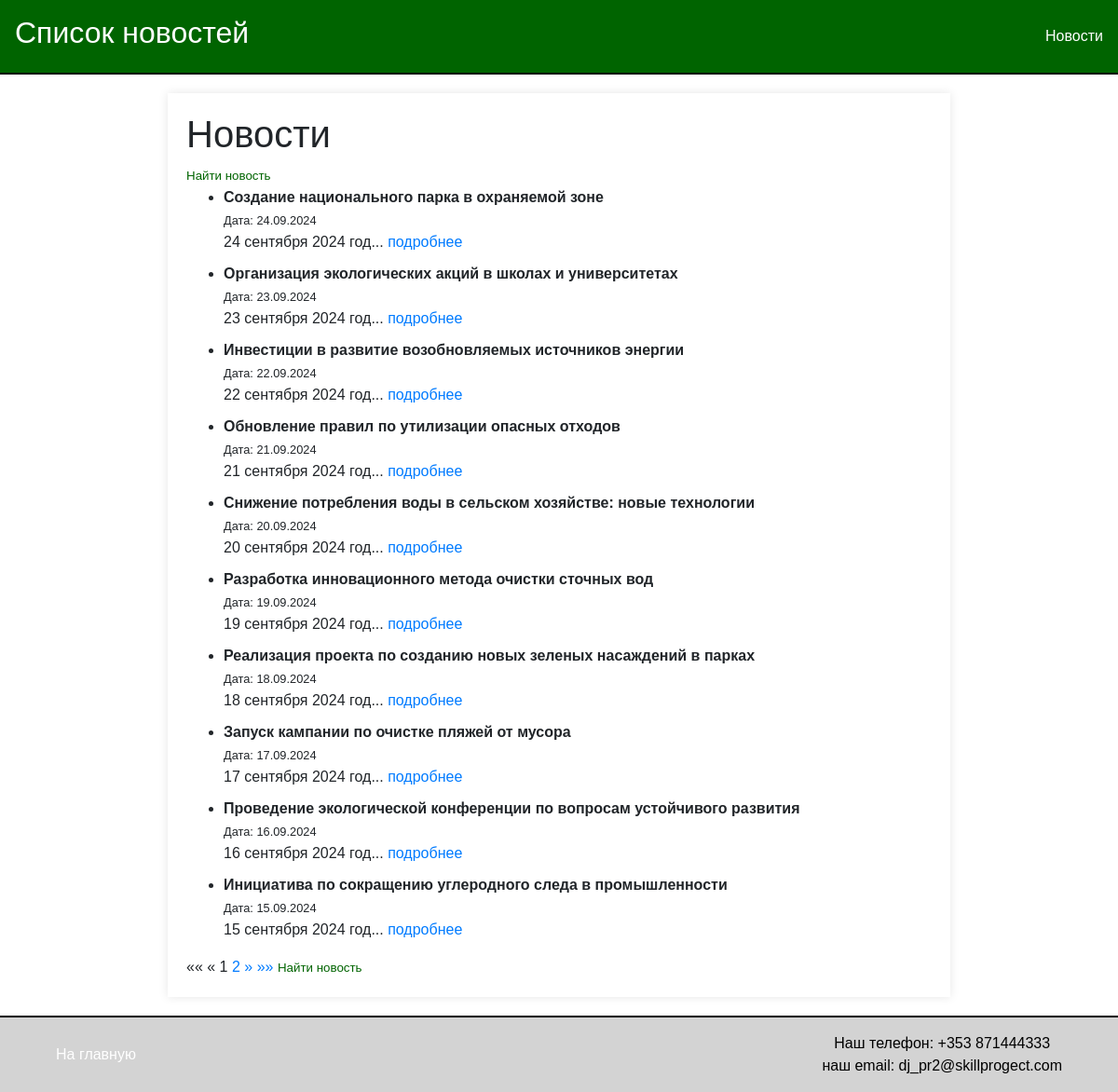
Page /news/ on the committed database.
### news/models.py (models this page shows)
class Article(models.Model):
    title = models.CharField(max_length=200)
    content = models.TextField()
    publication_date = models.DateField()
    author = models.CharField(max_length=100)
    type = models.BooleanField()  # Новое поле с типом Boolean которое показывает что это статья type=False

### news/views.py (the view)
# urls.py: path('news/', views.article_list, name='article_list'),
def article_list(request):
    articles = Article.objects.all().order_by('-publication_date')
    paginator = Paginator(articles, 10)
    page_number = request.GET.get('page')
    try:
        page_obj = paginator.get_page(page_number)
    except PageNotAnInteger:
        page_obj = paginator.get_page(1)
    except EmptyPage:
        page_obj = paginator.get_page(paginator.num_pages)
    return render(request, 'news/article_list.html', {'page_obj': page_obj})

### news/templatetags/censor_filters.py (called while the page is built)
@register.filter
def censor(value):
    if not isinstance(value, str):
        raise ValueError('Filter can only be applied to strings')
    def replace_word(match):
        word = match.group()
        if word.lower() in PROHIBITED_WORDS:
            return word[0] + '*' * (len(word) - 1)
        return word
    pattern = r'\b(?:' + '|'.join(re.escape(word) for word in PROHIBITED_WORDS) + r')\b'
    censored_text = re.sub(pattern, replace_word, value, flags=re.IGNORECASE)
    return censored_text

### news/templates/news/article_list.html (shortened to what this page needs)
{% extends 'news/default.html' %}
{% load censor_filters %}
{% block header %}Список новостей{% endblock %}
{% block content %}
    <h1>Новости </h1>
    <a href="{% url 'article_search' %}" style="font-size: smaller; color: darkgreen;">Найти новость</a>
    <ul>
        {% for article in page_obj %}
            <li style="margin-bottom: 10px;">
                <strong>{{ article.title|censor }}</strong> <br>
                <small>Дата: {{ article.publication_date|date:"d.m.Y" }}</small> <br>
                {{ article.content|slice:":20" }}...
                <a href="{% url 'article_detail' article.id %}">подробнее</a>
            </li>
        {% empty %}
            <p>Новостей пока нет.</p>
        {% endfor %}
    </ul>
    <div class="pagination">
        <span class="step-links">
            {% if page_obj.has_previous %}
                <a href="?page=1" title="Первая страница">&laquo;&laquo;</a>
                <a href="?page={{ page_obj.previous_page_number }}" title="Предыдущая страница">&laquo;</a>
            {% else %}
                <span class="disabled">&laquo;&laquo;</span>
                <span class="disabled">&laquo;</span>
            {% endif %}
            {% for num in page_obj.paginator.page_range %}
                {% if num == page_obj.number %}
                    <span class="current">{{ num }}</span>
                {% elif num > page_obj.number|add:"-2" and num < page_obj.number|add:"2" %}
                    <a href="?page={{ num }}" title="Страница {{ num }}">{{ num }}</a>
                {% endif %}
            {% endfor %}
            {% if page_obj.has_next %}
                <a href="?page={{ page_obj.next_page_number }}" title="Следующая страница">&raquo;</a>
                <a href="?page={{ page_obj.paginator.num_pages }}" title="Последняя страница">&raquo;&raquo;</a>
                <a href="{% url 'article_search' %}" style="font-size: smaller; color: darkgreen;">Найти новость</a>
            {% else %}
                <span class="disabled">&raquo;</span>
                <span class="disabled">&raquo;&raquo;</span>
            {% endif %}
        </span>
    </div>
{% endblock %}

### news/templates/news/default.html (style rules this page uses)
body { font-family: Arial, sans-serif; margin: 0; padding: 0; box-sizing: border-box; }

### rows in the picture
Article: title|censor "Создание национального парка в охраняемой зоне", publication_date "24.09.2024", content "24 сентября 2024 год"
Article: title|censor "Организация экологических акций в школах и университетах", publication_date "23.09.2024", content "23 сентября 2024 год"
Article: title|censor "Инвестиции в развитие возобновляемых источников энергии", publication_date "22.09.2024", content "22 сентября 2024 год"
Article: title|censor "Обновление правил по утилизации опасных отходов", publication_date "21.09.2024", content "21 сентября 2024 год"
Article: title|censor "Снижение потребления воды в сельском хозяйстве: новые технологии", publication_date "20.09.2024", content "20 сентября 2024 год"
Article: title|censor "Разработка инновационного метода очистки сточных вод", publication_date "19.09.2024", content "19 сентября 2024 год"
Article: title|censor "Реализация проекта по созданию новых зеленых насаждений в парках", publication_date "18.09.2024", content "18 сентября 2024 год"
Article: title|censor "Запуск кампании по очистке пляжей от мусора", publication_date "17.09.2024", content "17 сентября 2024 год"
Article: title|censor "Проведение экологической конференции по вопросам устойчивого развития", publication_date "16.09.2024", content "16 сентября 2024 год"
Article: title|censor "Инициатива по сокращению углеродного следа в промышленности", publication_date "15.09.2024", content "15 сентября 2024 год"

### other values in the picture
{{ num }} "1"
{{ num }} "2"
